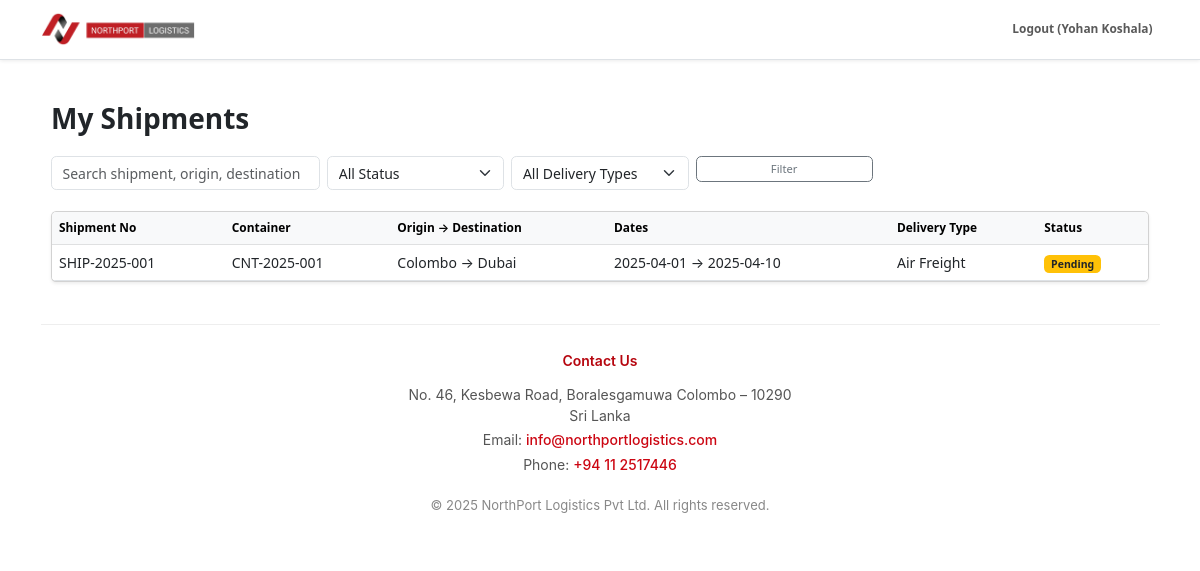
The app's page /user/view_shipment.php (signed in), older data.
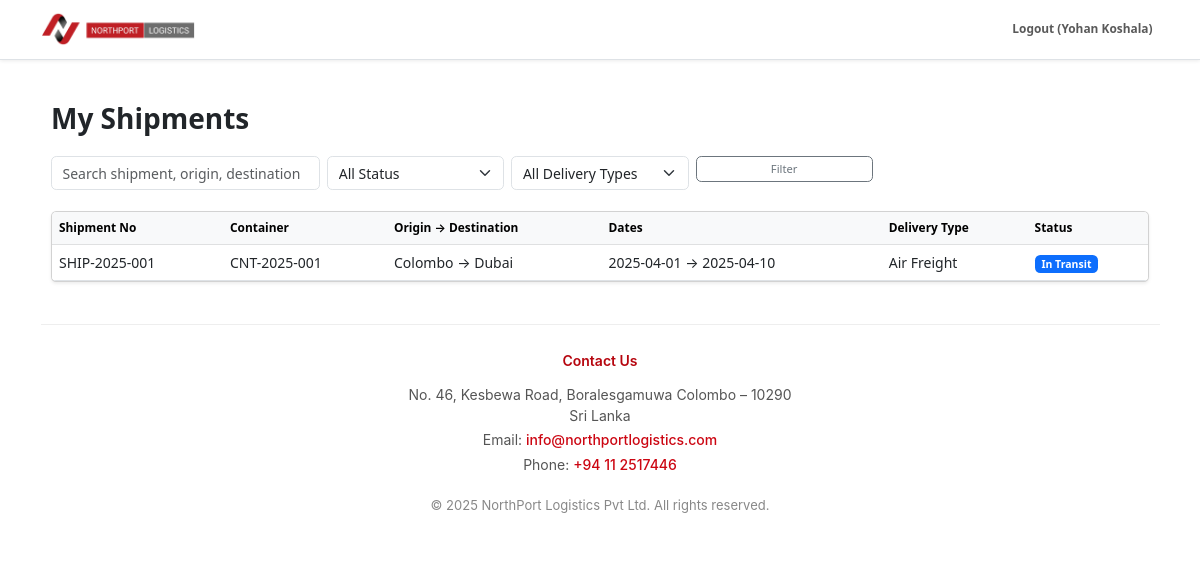
The same page, newer data.
### tables this page shows
CREATE TABLE `shipments` (
  `id` int(11) NOT NULL,
  `shipment_id` varchar(50) NOT NULL,
  `user_id` int(11) NOT NULL,
  `booking_id` int(11) DEFAULT NULL,
  `container_id` int(11) DEFAULT NULL,
  `origin` varchar(100) NOT NULL,
  `destination` varchar(100) NOT NULL,
  `status` enum('Pending','In Transit','Delivered','Cancelled') DEFAULT 'Pending',
  `departure_date` date DEFAULT NULL,
  `arrival_date` date DEFAULT NULL,
  `created_at` datetime DEFAULT current_timestamp(),
  `updated_at` datetime DEFAULT current_timestamp() ON UPDATE current_timestamp(),
  `sender_name` varchar(100) DEFAULT NULL,
  `sender_address` varchar(255) DEFAULT NULL,
  `sender_contact` varchar(50) DEFAULT NULL,
  `recipient_name` varchar(100) DEFAULT NULL,
  `recipient_address` varchar(255) DEFAULT NULL,
  `recipient_contact` varchar(50) DEFAULT NULL,
  `package_contents` text DEFAULT NULL,
  `package_weight` varchar(50) DEFAULT NULL,
  `package_value` varchar(50) DEFAULT NULL,
  `delivery_type` varchar(50) DEFAULT NULL
);

CREATE TABLE `containers` (
  `id` int(11) NOT NULL,
  `container_no` varchar(50) NOT NULL,
  `type` enum('20ft','40ft','Reefer','Open Top','Tank') NOT NULL,
  `status` enum('Available','In Use','Under Maintenance','Damaged') DEFAULT 'Available',
  `location` varchar(100) DEFAULT NULL,
  `assigned_fleet_id` int(11) DEFAULT NULL,
  `last_inspected_at` date DEFAULT NULL,
  `created_at` datetime DEFAULT current_timestamp(),
  `updated_at` datetime DEFAULT current_timestamp() ON UPDATE current_timestamp()
);

### user/view_shipment.php (the view, shortened to what this page needs)
<?php
require_once '../includes/header.php';
$userId = $_SESSION['user_id'] ?? null;
$search = trim($_GET['q'] ?? '');
$where = ['s.user_id = ?'];
$params = [$userId];
$sql = "SELECT s.*, c.container_no, u.username
        FROM shipments s
        LEFT JOIN containers c ON s.container_id = c.id
        LEFT JOIN users u ON s.user_id = u.id";
if ($where) {
    $sql .= " WHERE " . implode(' AND ', $where);
}
$sql .= " ORDER BY s.created_at DESC";
$stmt = $pdo->prepare($sql);
$stmt->execute($params);
$shipments = $stmt->fetchAll();
?>
<div class="container my-5">
  <h2 class="fw-bold mb-4">My Shipments</h2>
  <form class="row g-2 mb-4" method="get">
    <div class="col-md-3">
      <input type="text" name="q" value="<?= htmlspecialchars($search) ?>" class="form-control" placeholder="Search shipment, origin, destination">
    </div>
    <div class="col-md-2">
      <select name="status" class="form-select">
        <option value="">All Status</option>
      </select>
    </div>
    <div class="col-md-2">
      <select name="type" class="form-select">
        <option value="">All Delivery Types</option>
      </select>
    </div>
    <div class="col-md-2">
      <button class="btn btn-outline-secondary w-100" type="submit">Filter</button>
    </div>
  </form>
  <div class="table-responsive card shadow-sm">
    <table class="table table-hover mb-0">
      <thead class="table-light">
        <tr>
          <th>Shipment No</th>
          <th>Container</th>
          <th>Origin → Destination</th>
          <th>Dates</th>
          <th>Delivery Type</th>
          <th>Status</th>
        </tr>
      </thead>
      <tbody>
        <?php if (!$shipments): ?>
          <tr><td colspan="6" class="text-center text-muted py-4">No shipments found.</td></tr>
        <?php else: foreach ($shipments as $s): ?>
          <tr>
            <td><?= htmlspecialchars($s['shipment_id']) ?></td>
            <td><?= htmlspecialchars($s['container_no'] ?? '-') ?></td>
            <td><?= htmlspecialchars($s['origin']) ?> → <?= htmlspecialchars($s['destination']) ?></td>
            <td>
              <?= $s['departure_date'] ? date('Y-m-d', strtotime($s['departure_date'])) : '-' ?> →
              <?= $s['arrival_date'] ? date('Y-m-d', strtotime($s['arrival_date'])) : '-' ?>
            </td>
            <td><?= htmlspecialchars($s['delivery_type'] ?? '-') ?></td>
            <td>
              <span class="badge
                <?= $s['status'] === 'Delivered' ? 'bg-success' :
                    ($s['status'] === 'In Transit' ? 'bg-primary' :
                    ($s['status'] === 'Pending' ? 'bg-warning text-dark' : 'bg-danger')) ?>">
                <?= htmlspecialchars($s['status']) ?>
              </span>
            </td>
          </tr>
        <?php endforeach; endif; ?>
      </tbody>
    </table>
  </div>
</div>
<?php require_once '../includes/footer.php'; ?>

Row changes from the older to the newer data that the page shows:
changed shipments "Colombo": status "Pending" → "In Transit"
